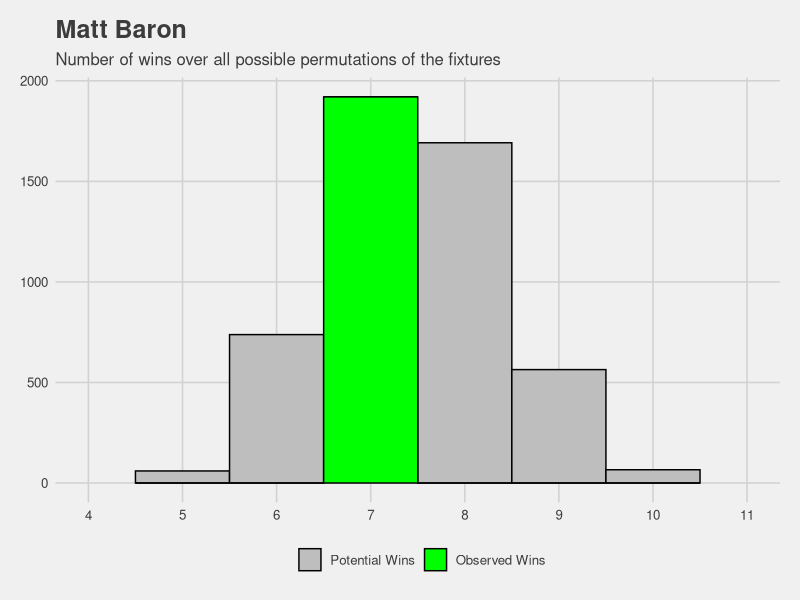
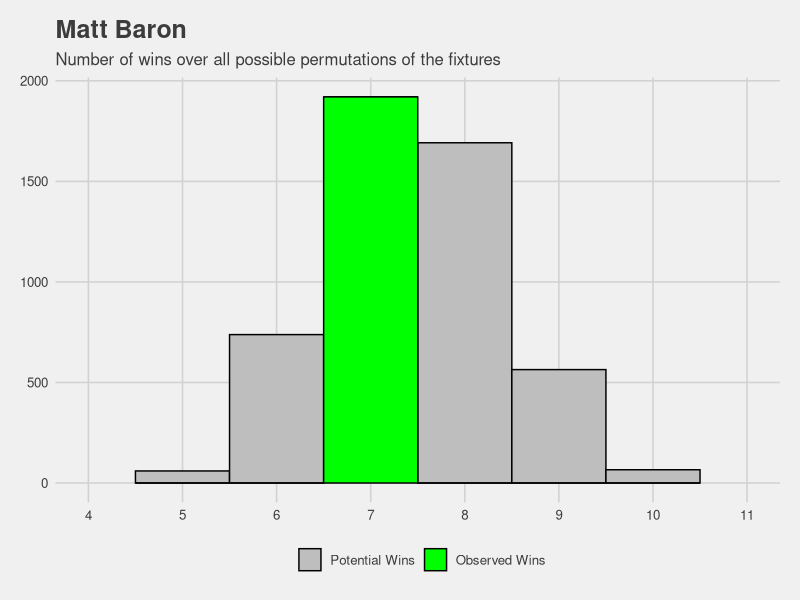

The R source for these figures, in order:
##%######################################################%##
#                                                          #
####                Get list of team IDs                ####
#                                                          #
##%######################################################%##

# 1 = Mara
# 2 = Paul
# 3 = Baron
# 4 = Bish
# 5 = Kirch
# 6 = Brown
# 7 = Pansini
# 8 = Rossi

##%######################################################%##
#                                                          #
####     Get all permutations of potential fixtures     ####
#                                                          #
##%######################################################%##

library(tidyverse)
library(ggthemes)
library(pracma)
all_fixtures <- data.frame(perms(c(1,2,4,5,6,7,8)))

##%######################################################%##
#                                                          #
####           Rename and add rounds 8 to 11            ####
#                                                          #
##%######################################################%##

all_fixtures <-
  all_fixtures %>%
  transmute("Round 1" = X1,
            "Round 2" = X2,
            "Round 3" = X3,
            "Round 4" = X4,
            "Round 5" = X5,
            "Round 6" = X6,
            "Round 7" = X7,
            "Round 8" = X1,
            "Round 9" = X2,
            "Round 10" = X3,
            "Round 11" = X4,
            "Total Wins" = 0)

##%######################################################%##
#                                                          #
####  Mutate to get scores by opponent for each round   ####
#                                                          #
##%######################################################%##

all_fixtures <-
all_fixtures %>%
  mutate(`Round 1` =
           case_when(
             `Round 1` == 8 ~ 1521,  # Rossi
             `Round 1` == 7 ~ 1502,  # Pansini
             `Round 1` == 6 ~ 1441,  # Brown
             `Round 1` == 5 ~ 1411,  # Kirch
             `Round 1` == 4 ~ 1381,  # Bish
             `Round 1` == 3 ~ 1500,  # Baron
             `Round 1` == 2 ~ 1550,  # Paul
             `Round 1` == 1 ~ 1583), # Mara
         
         `Round 2` =
           case_when(
             `Round 2` == 8 ~ 1586,  # Rossi
             `Round 2` == 7 ~ 1549,  # Pansini
             `Round 2` == 6 ~ 1582,  # Brown
             `Round 2` == 5 ~ 1493,  # Kirch
             `Round 2` == 4 ~ 1424,  # Bish
             `Round 2` == 3 ~ 1540,  # Baron
             `Round 2` == 2 ~ 1689,  # Paul
             `Round 2` == 1 ~ 1564), # Mara
         
         `Round 3` =
           case_when(
             `Round 3` == 8 ~ 1562,  # Rossi
             `Round 3` == 7 ~ 1523,  # Pansini
             `Round 3` == 6 ~ 1562,  # Brown
             `Round 3` == 5 ~ 1482,  # Kirch
             `Round 3` == 4 ~ 1477,  # Bish
             `Round 3` == 3 ~ 1518,  # Baron
             `Round 3` == 2 ~ 1601,  # Paul
             `Round 3` == 1 ~ 1500), # Mara
         
         `Round 4` =
           case_when(
             `Round 4` == 8 ~ 1532,  # Rossi
             `Round 4` == 7 ~ 1362,  # Pansini
             `Round 4` == 6 ~ 1577,  # Brown
             `Round 4` == 5 ~ 1597,  # Kirch
             `Round 4` == 4 ~ 1344,  # Bish
             `Round 4` == 3 ~ 1475,  # Baron
             `Round 4` == 2 ~ 1635,  # Paul
             `Round 4` == 1 ~ 1684), # Mara
         
         `Round 5` =
           case_when(
             `Round 5` == 8 ~ 1590,  # Rossi
             `Round 5` == 7 ~ 1524,  # Pansini
             `Round 5` == 6 ~ 1528,  # Brown
             `Round 5` == 5 ~ 1379,  # Kirch
             `Round 5` == 4 ~ 1530,  # Bish
             `Round 5` == 3 ~ 1546,  # Baron
             `Round 5` == 2 ~ 1574,  # Paul
             `Round 5` == 1 ~ 1635), # Mara
         
         `Round 6` =
           case_when(
             `Round 6` == 8 ~ 1577,  # Rossi
             `Round 6` == 7 ~ 1668,  # Pansini
             `Round 6` == 6 ~ 1480,  # Brown
             `Round 6` == 5 ~ 1500,  # Kirch
             `Round 6` == 4 ~ 1464,  # Bish
             `Round 6` == 3 ~ 1784,  # Baron
             `Round 6` == 2 ~ 1787,  # Paul
             `Round 6` == 1 ~ 1543), # Mara
         
         `Round 7` =
           case_when(
             `Round 7` == 8 ~ 1547,  # Rossi
             `Round 7` == 7 ~ 1589,  # Pansini
             `Round 7` == 6 ~ 1528,  # Brown
             `Round 7` == 5 ~ 1243,  # Kirch
             `Round 7` == 4 ~ 1487,  # Bish
             `Round 7` == 3 ~ 1624,  # Baron
             `Round 7` == 2 ~ 1634,  # Paul
             `Round 7` == 1 ~ 1640), # Mara
         
         `Round 8` =
           case_when(
             `Round 8` == 8 ~ 1645,  # Rossi
             `Round 8` == 7 ~ 1506,  # Pansini
             `Round 8` == 6 ~ 1467,  # Brown
             `Round 8` == 5 ~ 1391,  # Kirch
             `Round 8` == 4 ~ 1675,  # Bish
             `Round 8` == 3 ~ 1694,  # Baron
             `Round 8` == 2 ~ 1511,  # Paul
             `Round 8` == 1 ~ 1551), # Mara
         
         `Round 9` =
           case_when(
             `Round 9` == 8 ~ 1535,  # Rossi
             `Round 9` == 7 ~ 1701,  # Pansini
             `Round 9` == 6 ~ 1414,  # Brown
             `Round 9` == 5 ~ 1441,  # Kirch
             `Round 9` == 4 ~ 1479,  # Bish
             `Round 9` == 3 ~ 1726,  # Baron
             `Round 9` == 2 ~ 1468,  # Paul
             `Round 9` == 1 ~ 1640), # Mara
         
         `Round 10` =
           case_when(
             `Round 10` == 8 ~ 1521,  # Rossi
             `Round 10` == 7 ~ 1489,  # Pansini
             `Round 10` == 6 ~ 1464,  # Brown
             `Round 10` == 5 ~ 1420,  # Kirch
             `Round 10` == 4 ~ 1508,  # Bish
             `Round 10` == 3 ~ 1665,  # Baron
             `Round 10` == 2 ~ 1572,  # Paul
             `Round 10` == 1 ~ 1551), # Mara
         
         `Round 11` =
           case_when(
             `Round 11` == 8 ~ 1603,  # Rossi
             `Round 11` == 7 ~ 1594,  # Pansini
             `Round 11` == 6 ~ 1522,  # Brown
             `Round 11` == 5 ~ 1422,  # Kirch
             `Round 11` == 4 ~ 1613,  # Bish
             `Round 11` == 3 ~ 1731,  # Baron
             `Round 11` == 2 ~ 1736,  # Paul
             `Round 11` == 1 ~ 1542)) # Mara
         
##%######################################################%##
#                                                          #
####      Get win or loss as Boolean true / false       ####
#                                                          #
##%######################################################%##

all_results <-
  all_fixtures %>%
  mutate(`Round 1` = ifelse(`Round 1` < 1500, TRUE, FALSE)) %>%
  mutate(`Round 2` = ifelse(`Round 2` < 1540, TRUE, FALSE)) %>%
  mutate(`Round 3` = ifelse(`Round 3` < 1518, TRUE, FALSE)) %>%
  mutate(`Round 4` = ifelse(`Round 4` < 1475, TRUE, FALSE)) %>%
  mutate(`Round 5` = ifelse(`Round 5` < 1546, TRUE, FALSE)) %>%
  mutate(`Round 6` = ifelse(`Round 6` < 1784, TRUE, FALSE)) %>%
  mutate(`Round 7` = ifelse(`Round 7` < 1624, TRUE, FALSE)) %>%
  mutate(`Round 8` = ifelse(`Round 8` < 1694, TRUE, FALSE)) %>%
  mutate(`Round 9` = ifelse(`Round 9` < 1726, TRUE, FALSE)) %>%
  mutate(`Round 10` = ifelse(`Round 10` < 1665, TRUE, FALSE)) %>%
  mutate(`Round 11` = ifelse(`Round 11` < 1731, TRUE, FALSE))

all_results$`Total Wins` <- rowSums(all_results[,1:11])

##%######################################################%##
#                                                          #
####      Get distribution of results vs observed       ####
#                                                          #
##%######################################################%##

# Table
all_results_summary <-
all_results %>%
  summarise(
    min = min(`Total Wins`),
    median = median(`Total Wins`),
    mean = mean(`Total Wins`),
    max = max(`Total Wins`))

# Plot
all_results %>%
  ggplot(mapping = aes(x = `Total Wins`, fill = `Total Wins` == 7)) +
  geom_histogram(binwidth = 1, colour = "black") +
  scale_fill_manual(values = c("grey", "green"), name = "", labels = c("Potential Wins", "Observed Wins")) +
  scale_x_continuous(limits = c(4,11), breaks = seq(0, 11, by = 1)) +
  ggtitle("Matt Baron", subtitle = "Number of wins over all possible permutations of the fixtures") +
  theme_fivethirtyeight()

# Save plot to output folder
ggsave("Output/expected_vs_observed_wins_baron.png")

##%######################################################%##
#                                                          #
#### Get difference between observed and expected wins  ####
#                                                          #
##%######################################################%##

observed_vs_expected_wins_03 <-
  tibble(
    Coach = "Matt Baron",
    `Observed Wins` = 7,
    `Expected Wins` = all_results_summary$median)
